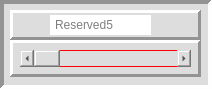
      <widget class="QFrame" name="frame_256">
       <property name="minimumSize">
        <size>
         <width>212</width>
         <height>89</height>
        </size>
       </property>
       <property name="styleSheet">
        <string notr="true">background-color: rgb(221, 221, 221);</string>
       </property>
       <property name="frameShape">
        <enum>QFrame::Panel</enum>
       </property>
       <property name="frameShadow">
        <enum>QFrame::Sunken</enum>
       </property>
       <property name="lineWidth">
        <number>4</number>
       </property>
       <property name="midLineWidth">
        <number>0</number>
       </property>
       <widget class="QFrame" name="frame_257">
        <property name="geometry">
         <rect>
          <x>10</x>
          <y>40</y>
          <width>191</width>
          <height>37</height>
         </rect>
        </property>
        <property name="styleSheet">
         <string notr="true"/>
        </property>
        <property name="frameShape">
         <enum>QFrame::Panel</enum>
        </property>
        <property name="frameShadow">
         <enum>QFrame::Raised</enum>
        </property>
        <property name="lineWidth">
         <number>3</number>
        </property>
        <widget class="QScrollBar" name="horizontalScrollBar_89">
         <property name="geometry">
          <rect>
           <x>10</x>
           <y>10</y>
           <width>171</width>
           <height>17</height>
          </rect>
         </property>
         <property name="minimumSize">
          <size>
           <width>171</width>
           <height>17</height>
          </size>
         </property>
         <property name="maximumSize">
          <size>
           <width>171</width>
           <height>17</height>
          </size>
         </property>
         <property name="styleSheet">
          <string notr="true"> border: 1px solid red</string>
         </property>
         <property name="orientation">
          <enum>Qt::Horizontal</enum>
         </property>
        </widget>
       </widget>
       <widget class="QFrame" name="frame_258">
        <property name="geometry">
         <rect>
          <x>10</x>
          <y>10</y>
          <width>191</width>
          <height>30</height>
         </rect>
        </property>
        <property name="frameShape">
         <enum>QFrame::Panel</enum>
        </property>
        <property name="frameShadow">
         <enum>QFrame::Raised</enum>
        </property>
        <property name="lineWidth">
         <number>3</number>
        </property>
        <property name="midLineWidth">
         <number>0</number>
        </property>
        <widget class="QLineEdit" name="lineEdit_89">
         <property name="geometry">
          <rect>
           <x>40</x>
           <y>5</y>
           <width>101</width>
           <height>20</height>
          </rect>
         </property>
         <property name="minimumSize">
          <size>
           <width>101</width>
           <height>20</height>
          </size>
         </property>
         <property name="maximumSize">
          <size>
           <width>101</width>
           <height>20</height>
          </size>
         </property>
         <property name="styleSheet">
          <string notr="true">QLineEdit {
 border: 3px solid wHITE;
	background-color: rgb(255, 255, 255);
}</string>
         </property>
         <property name="placeholderText">
          <string>Reserved5</string>
         </property>
        </widget>
       </widget>
      </widget>
